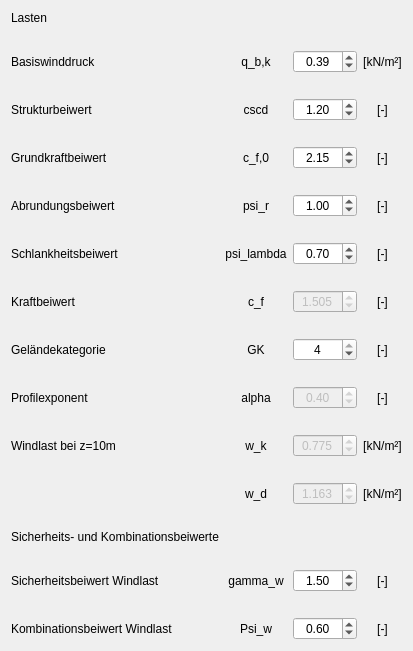
          <widget class="QWidget" name="tab_130">
           <attribute name="title">
            <string>Horizontallasten</string>
           </attribute>
           <layout class="QVBoxLayout" name="verticalLayout_12">
            <property name="topMargin">
             <number>11</number>
            </property>
            <property name="bottomMargin">
             <number>11</number>
            </property>
            <item>
             <layout class="QGridLayout" name="gridLayout_2">
              <property name="verticalSpacing">
               <number>25</number>
              </property>
              <item row="4" column="0">
               <widget class="QLabel" name="label_121_29">
                <property name="text">
                 <string>Abrundungsbeiwert</string>
                </property>
               </widget>
              </item>
              <item row="12" column="0">
               <widget class="QLabel" name="label_121_21">
                <property name="text">
                 <string>Sicherheitsbeiwert Windlast</string>
                </property>
               </widget>
              </item>
              <item row="5" column="3">
               <widget class="QLabel" name="label_124_25">
                <property name="text">
                 <string>[-]</string>
                </property>
                <property name="alignment">
                 <set>Qt::AlignCenter</set>
                </property>
               </widget>
              </item>
              <item row="12" column="2">
               <widget class="QDoubleSpinBox" name="spinBox_gamma_w">
                <property name="alignment">
                 <set>Qt::AlignCenter</set>
                </property>
                <property name="decimals">
                 <number>2</number>
                </property>
                <property name="maximum">
                 <double>99.000000000000000</double>
                </property>
                <property name="singleStep">
                 <double>0.100000000000000</double>
                </property>
                <property name="value">
                 <double>1.500000000000000</double>
                </property>
               </widget>
              </item>
              <item row="7" column="3">
               <widget class="QLabel" name="label_124_34">
                <property name="text">
                 <string>[-]</string>
                </property>
                <property name="alignment">
                 <set>Qt::AlignCenter</set>
                </property>
               </widget>
              </item>
              <item row="3" column="0">
               <widget class="QLabel" name="label_121_28">
                <property name="text">
                 <string>Grundkraftbeiwert</string>
                </property>
               </widget>
              </item>
              <item row="4" column="1">
               <widget class="QLabel" name="label_122_39">
                <property name="text">
                 <string>psi_r</string>
                </property>
                <property name="alignment">
                 <set>Qt::AlignCenter</set>
                </property>
               </widget>
              </item>
              <item row="2" column="1">
               <widget class="QLabel" name="label_122_37">
                <property name="text">
                 <string>cscd</string>
                </property>
                <property name="alignment">
                 <set>Qt::AlignCenter</set>
                </property>
               </widget>
              </item>
              <item row="10" column="1">
               <widget class="QLabel" name="label_122_42">
                <property name="text">
                 <string>w_d</string>
                </property>
                <property name="alignment">
                 <set>Qt::AlignCenter</set>
                </property>
               </widget>
              </item>
              <item row="7" column="2">
               <widget class="QSpinBox" name="spinBox_GK">
                <property name="alignment">
                 <set>Qt::AlignCenter</set>
                </property>
                <property name="minimum">
                 <number>0</number>
                </property>
                <property name="maximum">
                 <number>4</number>
                </property>
                <property name="value">
                 <number>4</number>
                </property>
               </widget>
              </item>
              <item row="0" column="0">
               <widget class="QLabel" name="label_4">
                <property name="sizePolicy">
                 <sizepolicy hsizetype="Minimum" vsizetype="Fixed">
                  <horstretch>0</horstretch>
                  <verstretch>0</verstretch>
                 </sizepolicy>
                </property>
                <property name="text">
                 <string>Lasten</string>
                </property>
               </widget>
              </item>
              <item row="11" column="0">
               <widget class="QLabel" name="label_3">
                <property name="sizePolicy">
                 <sizepolicy hsizetype="Minimum" vsizetype="Fixed">
                  <horstretch>0</horstretch>
                  <verstretch>0</verstretch>
                 </sizepolicy>
                </property>
                <property name="text">
                 <string>Sicherheits- und Kombinationsbeiwerte</string>
                </property>
               </widget>
              </item>
              <item row="1" column="3">
               <widget class="QLabel" name="label_124_21">
                <property name="text">
                 <string>[kN/m²]</string>
                </property>
                <property name="alignment">
                 <set>Qt::AlignCenter</set>
                </property>
               </widget>
              </item>
              <item row="1" column="1">
               <widget class="QLabel" name="label_122_35">
                <property name="text">
                 <string>q_b,k</string>
                </property>
                <property name="alignment">
                 <set>Qt::AlignCenter</set>
                </property>
               </widget>
              </item>
              <item row="3" column="1">
               <widget class="QLabel" name="label_122_38">
                <property name="text">
                 <string>c_f,0</string>
                </property>
                <property name="alignment">
                 <set>Qt::AlignCenter</set>
                </property>
               </widget>
              </item>
              <item row="13" column="1">
               <widget class="QLabel" name="label_122_32">
                <property name="text">
                 <string>Psi_w</string>
                </property>
                <property name="alignment">
                 <set>Qt::AlignCenter</set>
                </property>
               </widget>
              </item>
              <item row="4" column="3">
               <widget class="QLabel" name="label_124_24">
                <property name="text">
                 <string>[-]</string>
                </property>
                <property name="alignment">
                 <set>Qt::AlignCenter</set>
                </property>
               </widget>
              </item>
              <item row="5" column="2">
               <widget class="QDoubleSpinBox" name="spinBox_psi_lambda">
                <property name="alignment">
                 <set>Qt::AlignCenter</set>
                </property>
                <property name="decimals">
                 <number>2</number>
                </property>
                <property name="maximum">
                 <double>99.000000000000000</double>
                </property>
                <property name="singleStep">
                 <double>0.100000000000000</double>
                </property>
                <property name="value">
                 <double>0.700000000000000</double>
                </property>
               </widget>
              </item>
              <item row="9" column="0">
               <widget class="QLabel" name="label_121_24">
                <property name="text">
                 <string>Windlast bei z=10m</string>
                </property>
               </widget>
              </item>
              <item row="2" column="3">
               <widget class="QLabel" name="label_124_22">
                <property name="text">
                 <string>[-]</string>
                </property>
                <property name="alignment">
                 <set>Qt::AlignCenter</set>
                </property>
               </widget>
              </item>
              <item row="13" column="3">
               <widget class="QLabel" name="label_124_27">
                <property name="text">
                 <string>[-]</string>
                </property>
                <property name="alignment">
                 <set>Qt::AlignCenter</set>
                </property>
               </widget>
              </item>
              <item row="9" column="3">
               <widget class="QLabel" name="label_124_20">
                <property name="text">
                 <string>[kN/m²]</string>
                </property>
                <property name="alignment">
                 <set>Qt::AlignCenter</set>
                </property>
               </widget>
              </item>
              <item row="3" column="2">
               <widget class="QDoubleSpinBox" name="spinBox_cf0">
                <property name="alignment">
                 <set>Qt::AlignCenter</set>
                </property>
                <property name="decimals">
                 <number>2</number>
                </property>
                <property name="maximum">
                 <double>99.000000000000000</double>
                </property>
                <property name="singleStep">
                 <double>0.100000000000000</double>
                </property>
                <property name="value">
                 <double>2.150000000000000</double>
                </property>
               </widget>
              </item>
              <item row="8" column="0">
               <widget class="QLabel" name="label_121_32">
                <property name="text">
                 <string>Profilexponent</string>
                </property>
               </widget>
              </item>
              <item row="10" column="2">
               <widget class="QDoubleSpinBox" name="spinBox_wd">
                <property name="enabled">
                 <bool>false</bool>
                </property>
                <property name="alignment">
                 <set>Qt::AlignCenter</set>
                </property>
                <property name="decimals">
                 <number>3</number>
                </property>
                <property name="maximum">
                 <double>99.000000000000000</double>
                </property>
                <property name="singleStep">
                 <double>0.000000000000000</double>
                </property>
                <property name="value">
                 <double>1.163000000000000</double>
                </property>
               </widget>
              </item>
              <item row="12" column="3">
               <widget class="QLabel" name="label_124_29">
                <property name="text">
                 <string>[-]</string>
                </property>
                <property name="alignment">
                 <set>Qt::AlignCenter</set>
                </property>
               </widget>
              </item>
              <item row="7" column="0">
               <widget class="QLabel" name="label_121_23">
                <property name="text">
                 <string>Geländekategorie</string>
                </property>
               </widget>
              </item>
              <item row="6" column="2">
               <widget class="QDoubleSpinBox" name="spinBox_cf">
                <property name="enabled">
                 <bool>false</bool>
                </property>
                <property name="alignment">
                 <set>Qt::AlignCenter</set>
                </property>
                <property name="decimals">
                 <number>3</number>
                </property>
                <property name="maximum">
                 <double>99.000000000000000</double>
                </property>
                <property name="singleStep">
                 <double>0.000000000000000</double>
                </property>
                <property name="value">
                 <double>1.505000000000000</double>
                </property>
               </widget>
              </item>
              <item row="8" column="1">
               <widget class="QLabel" name="label_122_33">
                <property name="text">
                 <string>alpha</string>
                </property>
                <property name="alignment">
                 <set>Qt::AlignCenter</set>
                </property>
               </widget>
              </item>
              <item row="2" column="0">
               <widget class="QLabel" name="label_121_27">
                <property name="text">
                 <string>Strukturbeiwert</string>
                </property>
               </widget>
              </item>
              <item row="13" column="2">
               <widget class="QDoubleSpinBox" name="spinBox_Psi_w">
                <property name="alignment">
                 <set>Qt::AlignCenter</set>
                </property>
                <property name="decimals">
                 <number>2</number>
                </property>
                <property name="maximum">
                 <double>1.000000000000000</double>
                </property>
                <property name="singleStep">
                 <double>0.000000000000000</double>
                </property>
                <property name="value">
                 <double>0.600000000000000</double>
                </property>
               </widget>
              </item>
              <item row="5" column="0">
               <widget class="QLabel" name="label_121_30">
                <property name="text">
                 <string>Schlankheitsbeiwert</string>
                </property>
               </widget>
              </item>
              <item row="6" column="3">
               <widget class="QLabel" name="label_124_26">
                <property name="text">
                 <string>[-]</string>
                </property>
                <property name="alignment">
                 <set>Qt::AlignCenter</set>
                </property>
               </widget>
              </item>
              <item row="6" column="0">
               <widget class="QLabel" name="label_121_31">
                <property name="text">
                 <string>Kraftbeiwert</string>
                </property>
               </widget>
              </item>
              <item row="5" column="1">
               <widget class="QLabel" name="label_122_40">
                <property name="text">
                 <string>psi_lambda</string>
                </property>
                <property name="alignment">
                 <set>Qt::AlignCenter</set>
                </property>
               </widget>
              </item>
              <item row="2" column="2">
               <widget class="QDoubleSpinBox" name="spinBox_cscd">
                <property name="alignment">
                 <set>Qt::AlignCenter</set>
                </property>
                <property name="decimals">
                 <number>2</number>
                </property>
                <property name="maximum">
                 <double>99.000000000000000</double>
                </property>
                <property name="singleStep">
                 <double>0.100000000000000</double>
                </property>
                <property name="value">
                 <double>1.200000000000000</double>
                </property>
               </widget>
              </item>
              <item row="4" column="2">
               <widget class="QDoubleSpinBox" name="spinBox_psi_r">
                <property name="alignment">
                 <set>Qt::AlignCenter</set>
                </property>
                <property name="decimals">
                 <number>2</number>
                </property>
                <property name="maximum">
                 <double>99.000000000000000</double>
                </property>
                <property name="singleStep">
                 <double>0.100000000000000</double>
                </property>
                <property name="value">
                 <double>1.000000000000000</double>
                </property>
               </widget>
              </item>
              <item row="7" column="1">
               <widget class="QLabel" name="label_122_31">
                <property name="text">
                 <string>GK</string>
                </property>
                <property name="alignment">
                 <set>Qt::AlignCenter</set>
                </property>
               </widget>
              </item>
              <item row="10" column="3">
               <widget class="QLabel" name="label_124_28">
                <property name="text">
                 <string>[kN/m²]</string>
                </property>
                <property name="alignment">
                 <set>Qt::AlignCenter</set>
                </property>
               </widget>
              </item>
              <item row="6" column="1">
               <widget class="QLabel" name="label_122_41">
                <property name="text">
                 <string>c_f</string>
                </property>
                <property name="alignment">
                 <set>Qt::AlignCenter</set>
                </property>
               </widget>
              </item>
              <item row="9" column="2">
               <widget class="QDoubleSpinBox" name="spinBox_wk">
                <property name="enabled">
                 <bool>false</bool>
                </property>
                <property name="alignment">
                 <set>Qt::AlignCenter</set>
                </property>
                <property name="decimals">
                 <number>3</number>
                </property>
                <property name="maximum">
                 <double>99.000000000000000</double>
                </property>
                <property name="singleStep">
                 <double>0.000000000000000</double>
                </property>
                <property name="value">
                 <double>0.775000000000000</double>
                </property>
               </widget>
              </item>
              <item row="1" column="2">
               <widget class="QDoubleSpinBox" name="spinBox_qb_k">
                <property name="alignment">
                 <set>Qt::AlignCenter</set>
                </property>
                <property name="decimals">
                 <number>2</number>
                </property>
                <property name="maximum">
                 <double>99.000000000000000</double>
                </property>
                <property name="singleStep">
                 <double>0.000000000000000</double>
                </property>
                <property name="value">
                 <double>0.390000000000000</double>
                </property>
               </widget>
              </item>
              <item row="12" column="1">
               <widget class="QLabel" name="label_122_36">
                <property name="text">
                 <string>gamma_w</string>
                </property>
                <property name="alignment">
                 <set>Qt::AlignCenter</set>
                </property>
               </widget>
              </item>
              <item row="13" column="0">
               <widget class="QLabel" name="label_121_25">
                <property name="text">
                 <string>Kombinationsbeiwert Windlast</string>
                </property>
               </widget>
              </item>
              <item row="9" column="1">
               <widget class="QLabel" name="label_122_34">
                <property name="text">
                 <string>w_k</string>
                </property>
                <property name="alignment">
                 <set>Qt::AlignCenter</set>
                </property>
               </widget>
              </item>
              <item row="1" column="0">
               <widget class="QLabel" name="label_121_26">
                <property name="text">
                 <string>Basiswinddruck</string>
                </property>
               </widget>
              </item>
              <item row="8" column="3">
               <widget class="QLabel" name="label_124_35">
                <property name="text">
                 <string>[-]</string>
                </property>
                <property name="alignment">
                 <set>Qt::AlignCenter</set>
                </property>
               </widget>
              </item>
              <item row="3" column="3">
               <widget class="QLabel" name="label_124_23">
                <property name="text">
                 <string>[-]</string>
                </property>
                <property name="alignment">
                 <set>Qt::AlignCenter</set>
                </property>
               </widget>
              </item>
              <item row="8" column="2">
               <widget class="QDoubleSpinBox" name="spinBox_exp">
                <property name="enabled">
                 <bool>false</bool>
                </property>
                <property name="alignment">
                 <set>Qt::AlignCenter</set>
                </property>
                <property name="maximum">
                 <double>1.000000000000000</double>
                </property>
                <property name="singleStep">
                 <double>0.100000000000000</double>
                </property>
                <property name="value">
                 <double>0.400000000000000</double>
                </property>
               </widget>
              </item>
             </layout>
            </item>
           </layout>
          </widget>
